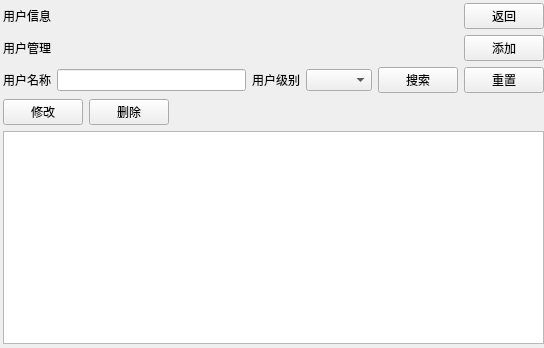
<?xml version="1.0" encoding="UTF-8"?>
<ui version="4.0">
 <class>user</class>
 <widget class="QWidget" name="user">
  <property name="geometry">
   <rect>
    <x>0</x>
    <y>0</y>
    <width>544</width>
    <height>348</height>
   </rect>
  </property>
  <property name="windowTitle">
   <string>Form</string>
  </property>
  <widget class="QWidget" name="verticalLayoutWidget">
   <property name="geometry">
    <rect>
     <x>3</x>
     <y>3</y>
     <width>541</width>
     <height>341</height>
    </rect>
   </property>
   <layout class="QVBoxLayout" name="verticalLayout">
    <item>
     <layout class="QHBoxLayout" name="horizontalLayout_2">
      <item>
       <widget class="QLabel" name="label_2">
        <property name="text">
         <string>用户信息</string>
        </property>
       </widget>
      </item>
      <item>
       <spacer name="horizontalSpacer_2">
        <property name="orientation">
         <enum>Qt::Horizontal</enum>
        </property>
        <property name="sizeHint" stdset="0">
         <size>
          <width>40</width>
          <height>20</height>
         </size>
        </property>
       </spacer>
      </item>
      <item>
       <widget class="QPushButton" name="btn_back">
        <property name="text">
         <string>返回</string>
        </property>
       </widget>
      </item>
     </layout>
    </item>
    <item>
     <layout class="QHBoxLayout" name="horizontalLayout">
      <item>
       <widget class="QLabel" name="label">
        <property name="text">
         <string>用户管理</string>
        </property>
       </widget>
      </item>
      <item>
       <spacer name="horizontalSpacer">
        <property name="orientation">
         <enum>Qt::Horizontal</enum>
        </property>
        <property name="sizeHint" stdset="0">
         <size>
          <width>40</width>
          <height>20</height>
         </size>
        </property>
       </spacer>
      </item>
      <item>
       <widget class="QPushButton" name="btn_add">
        <property name="text">
         <string>添加</string>
        </property>
       </widget>
      </item>
     </layout>
    </item>
    <item>
     <layout class="QHBoxLayout" name="horizontalLayout_3">
      <item>
       <widget class="QLabel" name="label_3">
        <property name="text">
         <string>用户名称</string>
        </property>
       </widget>
      </item>
      <item>
       <widget class="QLineEdit" name="nameInput"/>
      </item>
      <item>
       <widget class="QLabel" name="label_4">
        <property name="text">
         <string>用户级别</string>
        </property>
       </widget>
      </item>
      <item>
       <widget class="QComboBox" name="comboBox">
        <item>
         <property name="text">
          <string/>
         </property>
        </item>
        <item>
         <property name="text">
          <string>管理员</string>
         </property>
        </item>
        <item>
         <property name="text">
          <string>供应商</string>
         </property>
        </item>
        <item>
         <property name="text">
          <string>采购员</string>
         </property>
        </item>
       </widget>
      </item>
      <item>
       <widget class="QPushButton" name="btn_search">
        <property name="text">
         <string>搜索</string>
        </property>
       </widget>
      </item>
      <item>
       <widget class="QPushButton" name="btn_reset">
        <property name="text">
         <string>重置</string>
        </property>
       </widget>
      </item>
     </layout>
    </item>
    <item>
     <layout class="QHBoxLayout" name="horizontalLayout_4">
      <item>
       <widget class="QPushButton" name="btn_modify">
        <property name="text">
         <string>修改</string>
        </property>
       </widget>
      </item>
      <item>
       <widget class="QPushButton" name="btn_del">
        <property name="text">
         <string>删除</string>
        </property>
       </widget>
      </item>
      <item>
       <spacer name="horizontalSpacer_3">
        <property name="orientation">
         <enum>Qt::Horizontal</enum>
        </property>
        <property name="sizeHint" stdset="0">
         <size>
          <width>40</width>
          <height>20</height>
         </size>
        </property>
       </spacer>
      </item>
     </layout>
    </item>
    <item>
     <widget class="QTableView" name="tableView"/>
    </item>
   </layout>
  </widget>
 </widget>
 <resources/>
 <connections/>
</ui>
